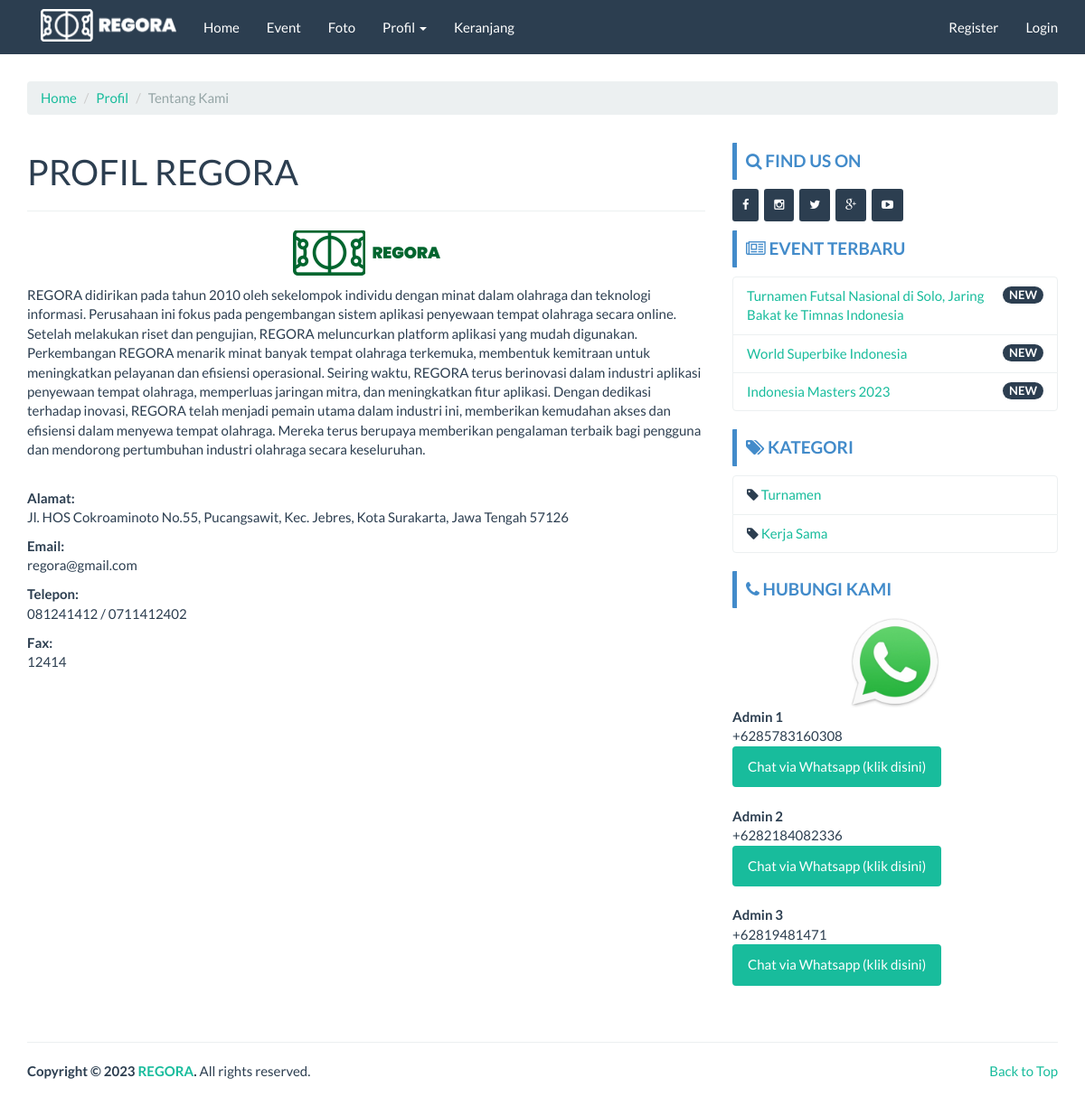
/index.php/page/about, run on the app's committed database.
### tables this page shows
CREATE TABLE `company` (
  `id_company` int(11) NOT NULL,
  `company_name` varchar(100) NOT NULL,
  `company_desc` text NOT NULL,
  `company_address` text NOT NULL,
  `company_maps` text NOT NULL,
  `company_phone` char(30) NOT NULL,
  `company_phone2` char(30) NOT NULL,
  `company_fax` char(30) NOT NULL,
  `company_email` char(30) NOT NULL,
  `foto` text NOT NULL,
  `foto_type` char(10) NOT NULL,
  `created` datetime NOT NULL DEFAULT current_timestamp(),
  `modified` datetime DEFAULT NULL,
  `created_by` char(50) NOT NULL,
  `modified_by` char(50) NOT NULL
);

CREATE TABLE `event` (
  `id_event` int(11) NOT NULL,
  `nama_event` varchar(100) NOT NULL,
  `slug_event` varchar(100) DEFAULT NULL,
  `deskripsi` text DEFAULT NULL,
  `kategori` int(11) DEFAULT NULL,
  `foto` text DEFAULT NULL,
  `foto_type` char(10) DEFAULT NULL,
  `created_at` datetime NOT NULL DEFAULT current_timestamp(),
  `created_by` char(50) NOT NULL,
  `modified_at` datetime DEFAULT NULL ON UPDATE current_timestamp(),
  `modified_by` char(50) NOT NULL
);

CREATE TABLE `kategori` (
  `id_kategori` int(11) NOT NULL,
  `nama_kategori` varchar(20) NOT NULL,
  `slug_kat` varchar(20) NOT NULL,
  `created_by` char(50) NOT NULL,
  `created_at` datetime NOT NULL DEFAULT current_timestamp(),
  `modified_by` char(50) NOT NULL,
  `modified_at` datetime DEFAULT NULL ON UPDATE current_timestamp()
);

CREATE TABLE `kontak` (
  `id_kontak` int(11) NOT NULL,
  `nama_kontak` char(50) NOT NULL,
  `nohp` char(50) NOT NULL,
  `created_by` char(50) NOT NULL,
  `created_at` datetime NOT NULL DEFAULT current_timestamp(),
  `modified_by` char(50) NOT NULL,
  `modified_at` datetime DEFAULT NULL ON UPDATE current_timestamp()
);

### application/controllers/Page.php (called while the page is built, shortened)
<?php
class Page extends CI_Controller {
	function __construct()
  {
		$this->load->model('Company_model');
		$this->load->model('Event_model');
		$this->load->model('Foto_model');
		$this->load->model('Kategori_model');
		$this->load->model('Kontak_model');
		$this->data['company_data'] 	= $this->Company_model->get_by_company();
		$this->data['event_sidebar'] 			= $this->Event_model->get_all_sidebar();
		$this->data['kategori_sidebar'] 	= $this->Kategori_model->get_all();
		$this->data['kontak_sidebar'] 		= $this->Kontak_model->get_all();
		$this->data['kontak'] 				= $this->Kontak_model->get_all();
  }
	public function about()
	{
		$this->data['title'] 							= 'Tentang Kami';
  	$this->data['company']            = $this->Company_model->get_by_company();
		$this->load->view('front/page/about', $this->data);
	}
}

### index.php (called while the page is built, shortened)
<?php
require_once BASEPATH.'core/CodeIgniter.php';

### application/models/Company_model.php (called while the page is built, shortened)
<?php  if ( ! defined('BASEPATH')) exit('No direct script access allowed');
class Company_model extends CI_Model
{
  public $table = 'company';
  function get_by_company()
  {
    $this->db->where('id_company', '1');
    return $this->db->get($this->table)->row();
  }
}

### application/models/Event_model.php (called while the page is built, shortened)
<?php  if ( ! defined('BASEPATH')) exit('No direct script access allowed');
class Event_model extends CI_Model
{
  public $table = 'event';
  public $id    = 'id_event';
  public $order = 'DESC';
  function get_all_sidebar()
  {
    $this->db->limit(3);
    $this->db->order_by($this->id, $this->order);
    return $this->db->get($this->table)->result();
  }
}

### application/models/Kategori_model.php (called while the page is built, shortened)
<?php  if ( ! defined('BASEPATH')) exit('No direct script access allowed');
class Kategori_model extends CI_Model
{
  public $table = 'kategori';
  function get_all()
  {
    return $this->db->get($this->table)->result();
  }
}

### application/models/Kontak_model.php (called while the page is built, shortened)
<?php  if ( ! defined('BASEPATH')) exit('No direct script access allowed');
class Kontak_model extends CI_Model
{
  public $table = 'kontak';
  function get_all()
  {
    return $this->db->get($this->table)->result();
  }
}

### application/views/front/page/about.php (the view, shortened to what this page needs)
<?php $this->load->view('front/header'); ?>
<?php $this->load->view('front/navbar'); ?>
<div class="container">
	<ol class="breadcrumb">
		<li><a href="<?php echo base_url() ?>">Home</a></li>
		<li><a href="#">Profil</a></li>
		<li class="active">Tentang Kami</li>
	</ol>
	<div class="row">
		<div class="col-md-8">
			<h1>PROFIL <?php echo strtoupper($company->company_name) ?></h1>
			<hr>
			<p align="center"><?php
								if (empty($company->foto)) {
									echo "<img src='" . base_url() . "assets/images/no_image_thumb.png' width='400' height='400'>";
								} else {
									echo " <img src='" . base_url() . "assets/images/company/" . $company->foto . $company->foto_type . "' class='img-responsive' title='$company->company_name' alt='$company->company_name'> ";
								}
								?>
			</p>
			<p><?php echo $company->company_desc ?></p><br>
			<p><b>Alamat:</b><br>
				<?php echo $company->company_address ?>
			</p>
			<p><b>Email:</b><br>
				<?php echo $company->company_email ?>
			</p>
			<p><b>Telepon:</b><br>
				<?php echo $company->company_phone ?>
				<?php if ($company->company_phone2 > 0) {
					echo " / " . $company->company_phone2;
				} ?>
			</p>
			<?php if ($company->company_fax > 0) { ?>
				<p><b>Fax:</b><br>
					<?php echo $company->company_fax ?>
				</p>
			<?php } ?>
		</div>
		<?php $this->load->view('front/sidebar'); ?>
	</div>
</div>

### application/views/front/modul/mod_event.php
<div class="bs-callout bs-callout-primary mt-3">
  <h4><i class="fa fa-newspaper-o"></i> Event Terbaru</h4>
</div>
<ul class="list-group">
  <?php
  foreach ($event_sidebar as $event_sidebar) {
  ?>
    <li class="list-group-item">
      <span class="badge">NEW</span>
      <?php echo anchor('event/read/' . $event_sidebar->slug_event . '', '' . $event_sidebar->nama_event . '') ?>
    </li>
  <?php } ?>
</ul>

### application/views/front/modul/mod_kategori.php (shortened to what this page needs)
<div class="bs-callout bs-callout-primary"><h4><i class="fa fa-tags"></i> Kategori</h4></div>
<ul class="list-group">
  <?php
  foreach ($kategori_sidebar as $kategori_sidebar)
  {
  ?>
  <li class="list-group-item">
    <i class="fa fa-tag"></i> <?php echo anchor('event/kategori/'.$kategori_sidebar->slug_kat.'',''.$kategori_sidebar->nama_kategori.'') ?>
  </li>
  <?php } ?>
</ul>

### application/views/front/modul/mod_cs.php
<div class="bs-callout bs-callout-primary"><h4><i class="fa fa-phone"></i> Hubungi Kami</h4></div>
<ul class="list-group">
  <div align="center"><img src="<?php echo base_url('assets/images/wa.jpg') ?>" width="100px"></div>
  <?php foreach($kontak_sidebar as $kontak){?>
    <b><?php echo $kontak->nama_kontak ?></b><br>
    +<?php echo $kontak->nohp ?><br>
    <a href="https://api.whatsapp.com/send?phone=+<?php echo $kontak->nohp ?>&text=Hi%20Gan,%20Saya%20mau%20booking%20lapangan">
      <button class="btn btn-success" type="submit" name="button">Chat via Whatsapp (klik disini)</button>
    </a><br><br>
  <?php } ?>
</ul>

### assets/template/frontend/css/custom.css (style rules this page uses)
h4 { font-weight: bold; text-transform: uppercase; }
.bs-callout { padding: 10px; margin-top: 10px; margin-bottom: 10px; border: 0px solid #eee; border-left-width: 5px; border-radius: 1px; }
.bs-callout h4 { margin-top: 0; margin-bottom: 0px; }
.bs-callout-primary { border-left-color: #428bca; }
.bs-callout-primary h4 { color: #428bca; }
a:hover, a:visited, a:link, a:active { text-decoration: none; }

### data on the page
company: company_name "REGORA", foto+foto_type (picture), company_desc "REGORA didirikan pada tahun 2010 oleh sekelompok individu dengan minat dalam olahraga dan teknologi informasi. Perusahaan ini fokus pada pengembangan sistem aplikasi penyewaan tempat olahraga secara online. Setelah melakukan riset dan pengujian, REGORA meluncurkan platform aplikasi yang mudah digunakan. Perkembangan REGORA menarik minat banyak tempat olahraga terkemuka, membentuk kemitraan untuk meningkatkan pelayanan dan efisiensi operasional. Seiring waktu, REGORA terus berinovasi dalam industri aplikasi penyewaan tempat olahraga, memperluas jaringan mitra, dan meningkatkan fitur aplikasi. Dengan dedikasi terhadap inovasi, REGORA telah menjadi pemain utama dalam industri ini, memberikan…", company_address "Jl. HOS Cokroaminoto No.55, Pucangsawit, Kec. Jebres, Kota Surakarta, Jawa Tengah 57126", company_email "regora@gmail.com", company_phone "081241412", company_phone2 "0711412402", company_fax "12414"
event: slug_event+nama_event "Turnamen Futsal Nasional di Solo, Jaring Bakat ke Timnas Indonesia"
event: slug_event+nama_event "World Superbike Indonesia"
event: slug_event+nama_event "Indonesia Masters 2023"
kategori: slug_kat+nama_kategori "Turnamen"
kategori: slug_kat+nama_kategori "Kerja Sama"
kontak: nama_kontak "Admin 1", nohp "6285783160308"
kontak: nama_kontak "Admin 2", nohp "6282184082336"
kontak: nama_kontak "Admin 3", nohp "62819481471"
